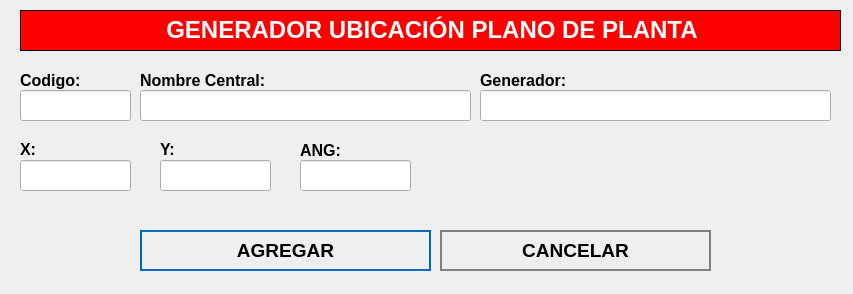
<?xml version="1.0" encoding="UTF-8"?>
<ui version="4.0">
 <class>NewBook</class>
 <widget class="QWidget" name="NewBook">
  <property name="geometry">
   <rect>
    <x>0</x>
    <y>0</y>
    <width>853</width>
    <height>294</height>
   </rect>
  </property>
  <property name="windowTitle">
   <string>Nuevo Registro</string>
  </property>
  <property name="styleSheet">
   <string notr="true">QPushButton
{	
	height: 2em;
 	border-style: solid;
	border-width: 2px;
 	border-color: grey;
	font-weight: bold;
}

QPushButton:hover
{
   	background-color:grey;
	color:white;
}</string>
  </property>
  <widget class="QLabel" name="label">
   <property name="geometry">
    <rect>
     <x>20</x>
     <y>10</y>
     <width>821</width>
     <height>41</height>
    </rect>
   </property>
   <property name="font">
    <font>
     <underline>false</underline>
    </font>
   </property>
   <property name="autoFillBackground">
    <bool>false</bool>
   </property>
   <property name="styleSheet">
    <string notr="true">background-color: red;</string>
   </property>
   <property name="frameShape">
    <enum>QFrame::Box</enum>
   </property>
   <property name="text">
    <string>&lt;html&gt;&lt;head/&gt;&lt;body&gt;&lt;p align=&quot;center&quot;&gt;&lt;span style=&quot; font-size:18pt; font-weight:600; color:#ffffff;&quot;&gt;GENERADOR UBICACIÓN PLANO DE PLANTA&lt;/span&gt;&lt;/p&gt;&lt;/body&gt;&lt;/html&gt;</string>
   </property>
  </widget>
  <widget class="QLabel" name="label_autoriza">
   <property name="geometry">
    <rect>
     <x>20</x>
     <y>70</y>
     <width>101</width>
     <height>21</height>
    </rect>
   </property>
   <property name="text">
    <string>&lt;html&gt;&lt;head/&gt;&lt;body&gt;&lt;p&gt;&lt;span style=&quot; font-size:12pt; font-weight:600;&quot;&gt;Codigo:&lt;/span&gt;&lt;/p&gt;&lt;/body&gt;&lt;/html&gt;</string>
   </property>
  </widget>
  <widget class="QLineEdit" name="inputcodigo">
   <property name="geometry">
    <rect>
     <x>20</x>
     <y>90</y>
     <width>111</width>
     <height>31</height>
    </rect>
   </property>
   <property name="font">
    <font>
     <pointsize>12</pointsize>
    </font>
   </property>
  </widget>
  <widget class="QLineEdit" name="inputnombre">
   <property name="geometry">
    <rect>
     <x>140</x>
     <y>90</y>
     <width>331</width>
     <height>31</height>
    </rect>
   </property>
   <property name="font">
    <font>
     <pointsize>12</pointsize>
    </font>
   </property>
  </widget>
  <widget class="QPushButton" name="addButton">
   <property name="geometry">
    <rect>
     <x>140</x>
     <y>230</y>
     <width>291</width>
     <height>41</height>
    </rect>
   </property>
   <property name="font">
    <font>
     <pointsize>14</pointsize>
     <weight>75</weight>
     <bold>true</bold>
    </font>
   </property>
   <property name="cursor">
    <cursorShape>PointingHandCursor</cursorShape>
   </property>
   <property name="styleSheet">
    <string notr="true">QPushButton
{	
	height: 2em;
 	border-style: solid;
	border-width: 2px;
 	border-color: #0069c0;
	font-weight: bold;
}

QPushButton:hover
{
   	background-color:#0069c0;
	color:white;
}</string>
   </property>
   <property name="text">
    <string>AGREGAR</string>
   </property>
   <property name="icon">
    <iconset>
     <normaloff>../assets/icons/add-icon.png</normaloff>../assets/icons/add-icon.png</iconset>
   </property>
   <property name="iconSize">
    <size>
     <width>30</width>
     <height>30</height>
    </size>
   </property>
   <property name="autoDefault">
    <bool>true</bool>
   </property>
   <property name="default">
    <bool>true</bool>
   </property>
   <property name="flat">
    <bool>true</bool>
   </property>
  </widget>
  <widget class="QPushButton" name="cancelButton">
   <property name="geometry">
    <rect>
     <x>440</x>
     <y>230</y>
     <width>271</width>
     <height>41</height>
    </rect>
   </property>
   <property name="font">
    <font>
     <pointsize>14</pointsize>
     <weight>75</weight>
     <bold>true</bold>
    </font>
   </property>
   <property name="cursor">
    <cursorShape>PointingHandCursor</cursorShape>
   </property>
   <property name="styleSheet">
    <string notr="true">QPushButton
{	
	height: 2em;
 	border-style: solid;
	border-width: 2px;
 	border-color: grey;
	font-weight: bold;
}

QPushButton:hover
{
   	background-color:grey;
	color:white;
}</string>
   </property>
   <property name="text">
    <string>CANCELAR</string>
   </property>
   <property name="icon">
    <iconset>
     <normaloff>../assets/icons/cancel-icon.png</normaloff>../assets/icons/cancel-icon.png</iconset>
   </property>
   <property name="iconSize">
    <size>
     <width>30</width>
     <height>30</height>
    </size>
   </property>
   <property name="autoDefault">
    <bool>true</bool>
   </property>
   <property name="default">
    <bool>true</bool>
   </property>
   <property name="flat">
    <bool>true</bool>
   </property>
  </widget>
  <widget class="QLabel" name="label_aquienVisita">
   <property name="geometry">
    <rect>
     <x>140</x>
     <y>70</y>
     <width>191</width>
     <height>21</height>
    </rect>
   </property>
   <property name="text">
    <string>&lt;html&gt;&lt;head/&gt;&lt;body&gt;&lt;p&gt;&lt;span style=&quot; font-size:12pt; font-weight:600;&quot;&gt;Nombre Central:&lt;/span&gt;&lt;/p&gt;&lt;/body&gt;&lt;/html&gt;</string>
   </property>
  </widget>
  <widget class="QLabel" name="label_horaIngreso">
   <property name="geometry">
    <rect>
     <x>20</x>
     <y>140</y>
     <width>171</width>
     <height>16</height>
    </rect>
   </property>
   <property name="text">
    <string>&lt;html&gt;&lt;head/&gt;&lt;body&gt;&lt;p&gt;&lt;span style=&quot; font-size:12pt; font-weight:600;&quot;&gt;X:&lt;/span&gt;&lt;/p&gt;&lt;/body&gt;&lt;/html&gt;</string>
   </property>
  </widget>
  <widget class="QLabel" name="label_horaSalida">
   <property name="geometry">
    <rect>
     <x>160</x>
     <y>140</y>
     <width>81</width>
     <height>16</height>
    </rect>
   </property>
   <property name="text">
    <string>&lt;html&gt;&lt;head/&gt;&lt;body&gt;&lt;p&gt;&lt;span style=&quot; font-size:12pt; font-weight:600;&quot;&gt;Y:&lt;/span&gt;&lt;/p&gt;&lt;/body&gt;&lt;/html&gt;</string>
   </property>
  </widget>
  <widget class="QLabel" name="label_motivoVisita">
   <property name="geometry">
    <rect>
     <x>300</x>
     <y>140</y>
     <width>131</width>
     <height>21</height>
    </rect>
   </property>
   <property name="text">
    <string>&lt;html&gt;&lt;head/&gt;&lt;body&gt;&lt;p&gt;&lt;span style=&quot; font-size:12pt; font-weight:600;&quot;&gt;ANG:&lt;/span&gt;&lt;/p&gt;&lt;/body&gt;&lt;/html&gt;</string>
   </property>
  </widget>
  <widget class="QLabel" name="label_area_2">
   <property name="geometry">
    <rect>
     <x>480</x>
     <y>70</y>
     <width>171</width>
     <height>21</height>
    </rect>
   </property>
   <property name="text">
    <string>&lt;html&gt;&lt;head/&gt;&lt;body&gt;&lt;p&gt;&lt;span style=&quot; font-size:12pt; font-weight:600;&quot;&gt;Generador:&lt;/span&gt;&lt;/p&gt;&lt;/body&gt;&lt;/html&gt;</string>
   </property>
  </widget>
  <widget class="QLineEdit" name="inputgenerador">
   <property name="geometry">
    <rect>
     <x>480</x>
     <y>90</y>
     <width>351</width>
     <height>31</height>
    </rect>
   </property>
   <property name="font">
    <font>
     <pointsize>12</pointsize>
    </font>
   </property>
  </widget>
  <widget class="QLineEdit" name="inputX">
   <property name="geometry">
    <rect>
     <x>20</x>
     <y>160</y>
     <width>111</width>
     <height>31</height>
    </rect>
   </property>
   <property name="font">
    <font>
     <pointsize>12</pointsize>
    </font>
   </property>
  </widget>
  <widget class="QLineEdit" name="inputY">
   <property name="geometry">
    <rect>
     <x>160</x>
     <y>160</y>
     <width>111</width>
     <height>31</height>
    </rect>
   </property>
   <property name="font">
    <font>
     <pointsize>12</pointsize>
    </font>
   </property>
  </widget>
  <widget class="QLineEdit" name="inputANG">
   <property name="geometry">
    <rect>
     <x>300</x>
     <y>160</y>
     <width>111</width>
     <height>31</height>
    </rect>
   </property>
   <property name="font">
    <font>
     <pointsize>12</pointsize>
    </font>
   </property>
  </widget>
 </widget>
 <tabstops>
  <tabstop>inputcodigo</tabstop>
  <tabstop>inputnombre</tabstop>
  <tabstop>addButton</tabstop>
  <tabstop>cancelButton</tabstop>
 </tabstops>
 <resources/>
 <connections/>
</ui>
